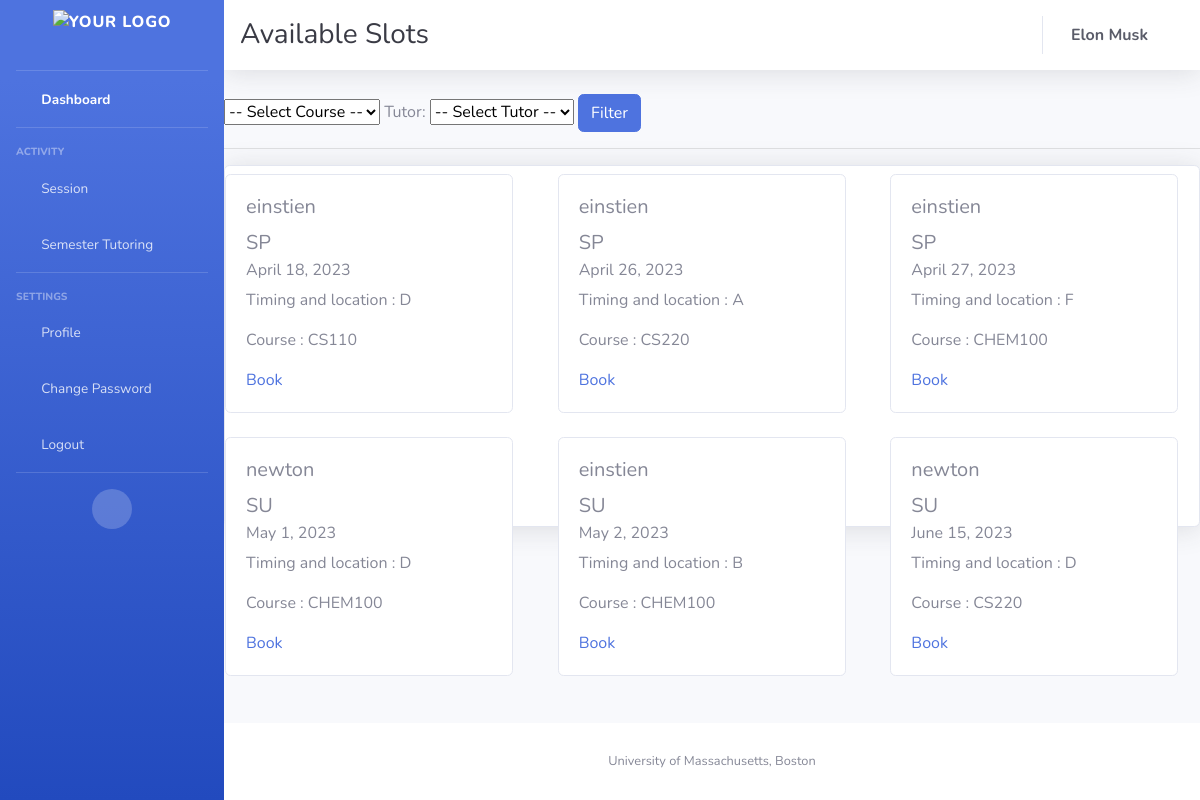
/available/ (signed in), run on an earlier commit of the app's database.
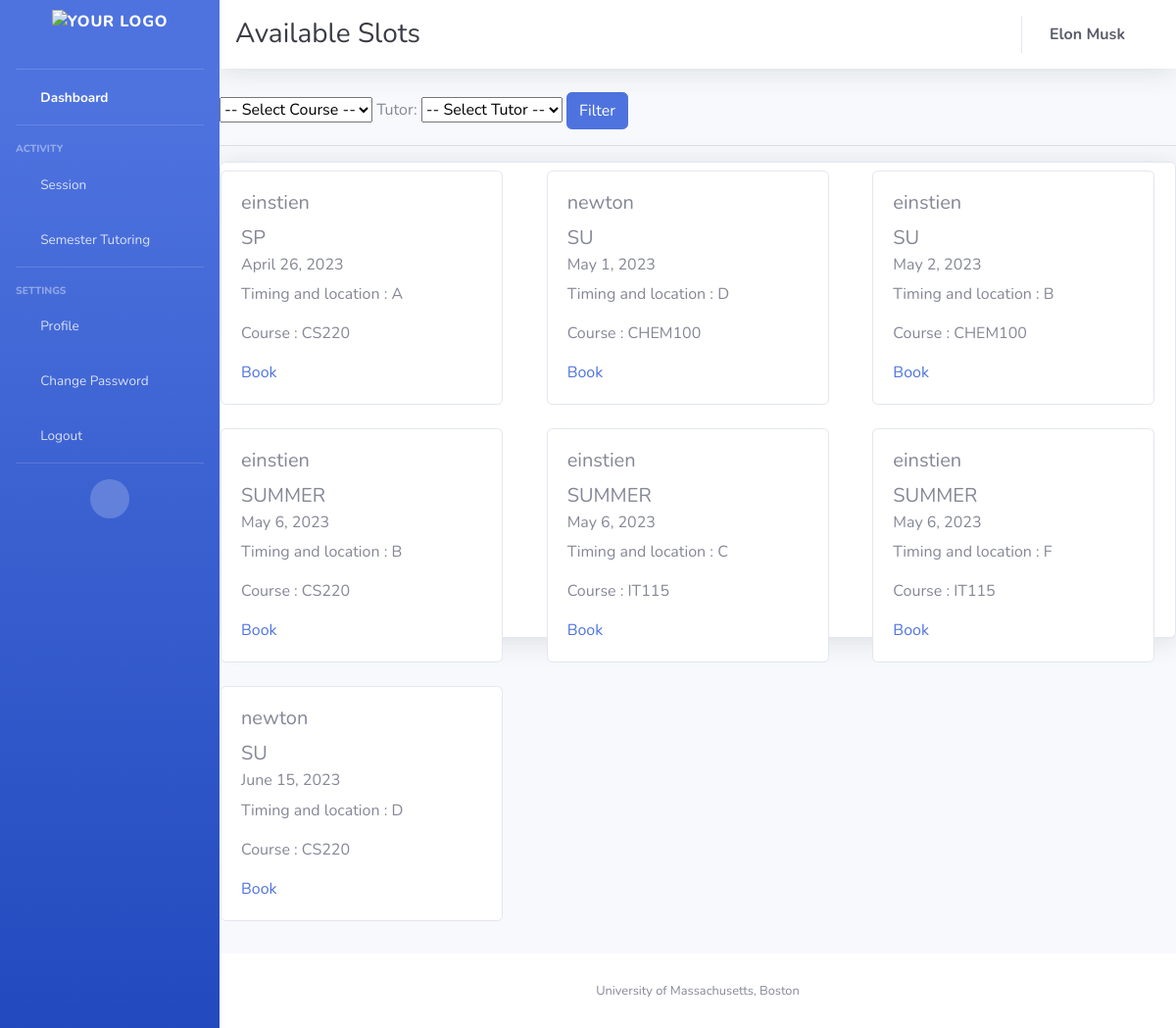
And on a later commit of the database.
### appusers/models.py (models this page shows, shortened)
class Availability(models.Model):
    tutor = models.ForeignKey(Tutor, on_delete=models.CASCADE, null=True, blank=True, related_name='availabilities')
    date = models.DateField()
    timeblock = models.CharField(max_length=1, choices=TIMEBLOCK_CHOICES)
    booked_by = models.ForeignKey(Student, on_delete=models.SET_NULL, null=True, blank=True,
                                  related_name='booked_slots')
    course = models.ForeignKey(Course, on_delete=models.CASCADE)
    status = models.CharField(max_length=1, choices=STATUS_CHOICES)
    semester = models.CharField(max_length=25, null=True)

class Tutor(models.Model):
    user = models.OneToOneField(User, on_delete=models.CASCADE)
    courses = models.ManyToManyField(Course, related_name='tutors')
    profile_picture = models.URLField(default='static/images/favicons/Blue_logo.png')
    def __str__(self):
        return self.user.username

class Course(models.Model):
    c_name = models.CharField(max_length=100)
    c_code = models.CharField(max_length=50, unique=True, null=False)
    def __str__(self):
        return self.c_name

### appusers/views.py (the view)
# urls.py: path('available/',available_slots , name='available_slots'),
@login_required
def available_slots(request):
    courses = Course.objects.all()
    tutors = Tutor.objects.all()
    slots = Availability.objects.all().order_by('date')
    no_show = request.user.student.no_shows
    ns = True
    if no_show > 2:
        ns = False
    return render(request, 'available_slot.html', {'slots': slots, 'courses': courses, 'tutors': tutors, 'ns': ns})

### templates/available_slot.html (shortened to what this page needs)
{% extends "base.html" %}
{% block top_heading %}
    <h1 class="h3 mb-0 text-gray-900">Available Slots</h1>
{% endblock %}
{% block content %}
{% if ns %}
    <div class="">
    <form method="GET" id="filter-form">
        <select  name="course" id="course-select">
            <option value="">-- Select Course --</option>
        </select>
        <label for="tutor-select">Tutor:</label>
        <select name="tutor" id="tutor-select">
            <option value="">-- Select Tutor --</option>
        </select>
        <input type="submit"  class="btn btn-primary" value="Filter">
    </form>
    <hr>
    </div>
    <div class="card shadow h-50 py-2">
    <div class="row">
        {% for session in slots %}
            {% if session.status == 'A' %}
                {% if not request.GET.course or session.course.c_name == request.GET.course %}
                {% if not request.GET.tutor or session.tutor.user.username == request.GET.tutor %}
                <div class="col-md-4 mb-4">
                    <div class="card" style="width: 18rem;">
                        <div class="card-body">
                            <h5 class="card-title">{{session.tutor}}</h5>
                            <h5 class="card-title">{{session.semester}}</h5>
                            <h6 class="card-subtitle mb-2 text-body-secondary">{{ session.date }}</h6>
                            <p class="card-text">Timing and location : {{ session.timeblock }}</p>
                            <p class="card-text">Course : {{ session.course }}</p>
                            <a href="{% url 'booking_page' session.id %}" class="card-link">Book</a>
                        </div>
                    </div>
                </div>
                {% endif %}
                {% endif %}
            {% endif %}
        {% endfor %}
    </div>
    </div>
{% else %}
    <p>Please Contact Admin</p>
{% endif %}
{% endblock content %}

What changed in the data, as far as the page shows it:
no longer on this page (row edited): Availability: tutor "einstien", semester "SP", date "April 18, 2023", timeblock "D", course "CS110"
no longer on this page (row edited): Availability: tutor "einstien", semester "SP", date "April 27, 2023", timeblock "F", course "CHEM100"
added Availability: tutor "einstien", semester "SUMMER", date "May 6, 2023", timeblock "B", course "CS220"
added Availability: tutor "einstien", semester "SUMMER", date "May 6, 2023", timeblock "C", course "IT115"
added Availability: tutor "einstien", semester "SUMMER", date "May 6, 2023", timeblock "F", course "IT115"
